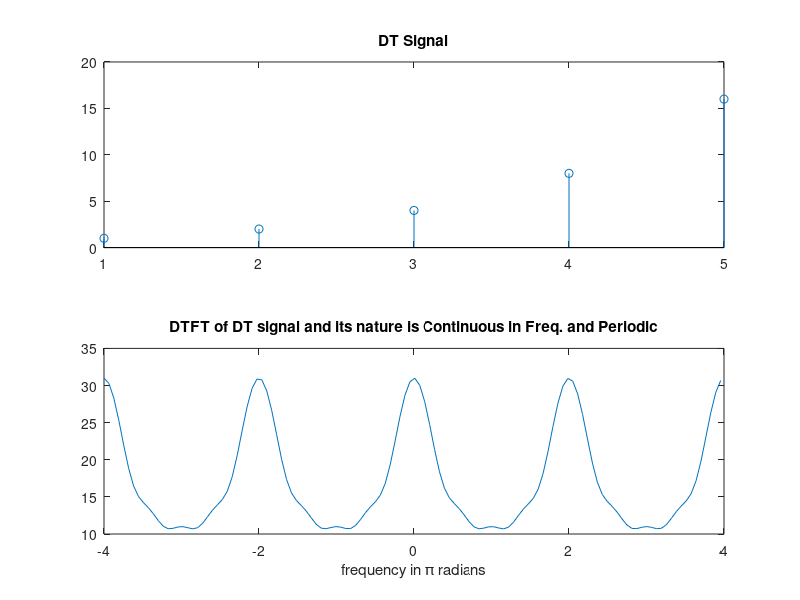

This chart was generated by the following MATLAB code:
%Let x(n) be a DTNP signal x(n)=a^n
%Later try with unit step signal
N=input('length of x(n) ');
n=0:N-1;
xn=2.^n;
% xn=ones(1,N);% For step signal
m=1;
DTFTxn=[];
for w=-4*pi:.2:4*pi
 xw=0;
 for n1=0:N-1
 xw=xw+xn(n1+1)*exp(-i*w*n1);
 end
 DTFTxn(m)=xw;
 m=m+1;
end
%To plot DTFT
w=-4*pi:0.2:4*pi
subplot(211);stem(xn);title('DT Signal')
subplot(212);plot(w/pi,abs(DTFTxn));
xlabel('frequency in \pi radians');
title('DTFT of DT signal and its nature is Continuous in Freq. and Periodic')